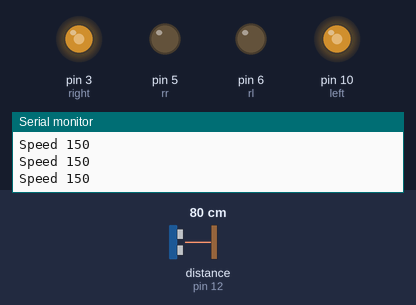
Bench run of a sketch on a simulated Arduino Uno, built with avr-gcc and run on an emulated ATmega328P. Shown: output pins drawn as LEDs (lit = HIGH), the last lines printed to the serial monitor. Wiring (inferred from the names in the program): ultrasonic range finder: trigger pin 9; echo pin 12. Dashed ring = blinking. The test bench sets the inputs (shaded band); at power-on: distance to the obstacle (sensor on pin 12) 80 cm. The echo pulse lasts 58.3 µs per cm; pins used as bus, display or sensor lines are not drawn.

Above: at 1.2 s.
1.3 s: distance to the obstacle (sensor on pin 12) set to 2 cm
At 1.48 s:
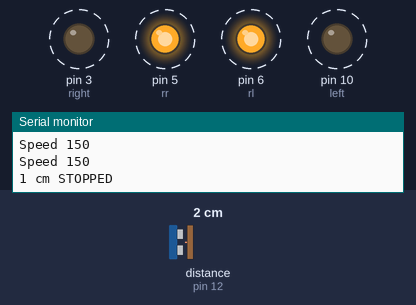
4.3 s: distance to the obstacle (sensor on pin 12) set to 35 cm
At 4.6 s:
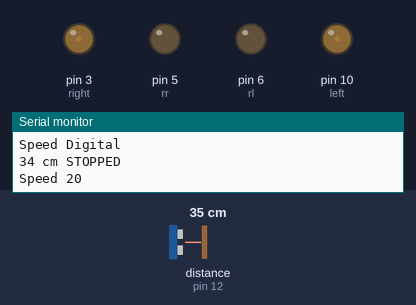
7.3 s: distance to the obstacle (sensor on pin 12) set to 38 cm
10.3 s: distance to the obstacle (sensor on pin 12) set to 43 cm
At 10.47 s:
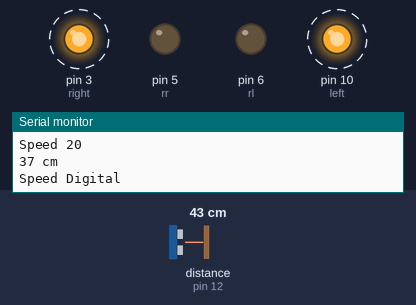
13.3 s: distance to the obstacle (sensor on pin 12) set to 60 cm
16.3 s: distance to the obstacle (sensor on pin 12) set to 4 cm
At 16.59 s:
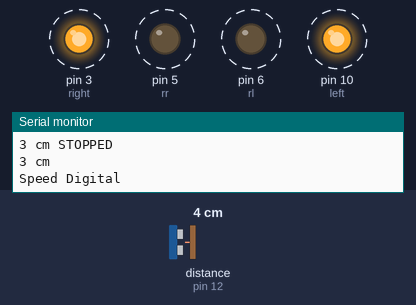
Timing chart, 0 to 20.3 s (numbered marks = the images above; inputs shaded):
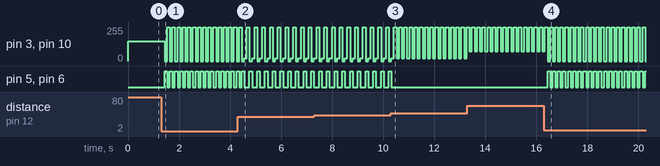

Measured:
- the behaviour switches between 40 and 41 cm on distance to the obstacle (sensor on pin 12) (found by bisection; images 2 and 3)
- after the input at 1.3 s, pin 3 (right), pin 10 (left): alternates 255/255 for 0.10 s and 0/255 for 0.10 s, starting after 0.14 s; pin 5 (rr), pin 6 (rl): alternates HIGH for 0.10 s and LOW for 0.10 s, starting after 0.14 s
- after the input at 10.3 s, pin 5 (rr), pin 6 (rl): goes on until 10.3 s, then stays LOW
- after the input at 16.3 s, pin 5 (rr), pin 6 (rl): alternates HIGH for 0.10 s and LOW for 0.10 s, starting after 0.14 s

The sketch:

CarU-A-1.ino
```cpp
#define trigPin 9
#define echoPin 12
#define left 10
#define right 3
#define rr 5
#define rl 6

void setup() {
  Serial.begin (9600);
  pinMode(trigPin, OUTPUT);
  pinMode(echoPin, INPUT);
  pinMode(left, OUTPUT);
  pinMode(right, OUTPUT);
    pinMode(rl, OUTPUT);
  pinMode(rr, OUTPUT);


}

void loop() {


  long duration, distance;
  digitalWrite(trigPin, LOW);
  delayMicroseconds(1);
  digitalWrite(trigPin, HIGH);

  delayMicroseconds(1);
  digitalWrite(trigPin, LOW);
  duration = pulseIn(echoPin, HIGH);
  distance = (duration/2) / 29.1;
  digitalWrite(rr,LOW);
  digitalWrite(rl,LOW);
  digitalWrite(right,LOW);
  digitalWrite(left,LOW);


  if (distance < 40) {
     Serial.print(distance);
    Serial.println(" cm STOPPED");


  digitalWrite(rr,HIGH);
    digitalWrite(rl,HIGH);
      digitalWrite(right,LOW);
  digitalWrite(left,LOW);
  delay(100);


      digitalWrite(left,LOW);
    digitalWrite(rr,LOW);
  digitalWrite(rl,HIGH);
  digitalWrite(right,HIGH);

}


if (distance < 50 && distance > 30)
{
  analogWrite(left,20);
    analogWrite(rr,0);
  analogWrite(rl,0);
  analogWrite(right,20);
    Serial.println("Speed 20");
delay(100);}


if (distance < 60 && distance > 50)
{
  analogWrite(left,75);
    analogWrite(rr,0);
  analogWrite(rl,0);
  analogWrite(right,75);
    Serial.println("Speed 75");
delay(100);}


if (distance < 80 && distance > 70)
{
  analogWrite(left,150);
    analogWrite(rr,0);
  analogWrite(rl,0);
  analogWrite(right,150);

    Serial.println("Speed 150");
delay(100);}


  else {


    Serial.print(distance);
    Serial.println(" cm");
     digitalWrite(right,HIGH);
    digitalWrite(left,HIGH);
      digitalWrite(rr,LOW);
  digitalWrite(rl,LOW);
    Serial.println("Speed Digital");


  }

  delay(100);

}
```
